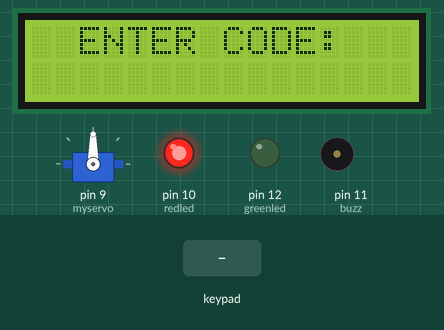
Recording of a sketch running on a simulated Arduino Uno, built with avr-gcc and run on an emulated ATmega328P. Parts: 16×2 character LCD, servo, output pins drawn as LEDs (lit = HIGH), buzzer (waves = sounding). The test bench sets the inputs (shaded band).

Above: at 1.2 s.
1.3 s: keypad keys 9 9 9 9 pressed 0.4 s apart
At 4.6 s:
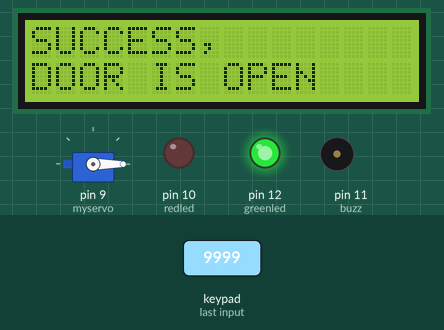
7.4 s: keypad keys 1 2 3 4 pressed 0.4 s apart
At 11.19 s:
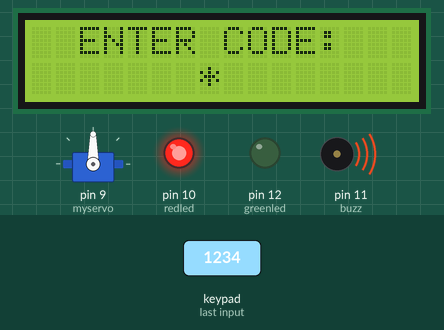
12.0 s: key '1' pressed
15.0 s: key '2' pressed
At 16.6 s:
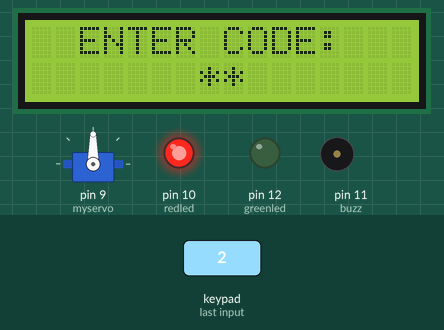
Timing chart, 0 to 17.8 s (numbered marks = the images above; inputs shaded):
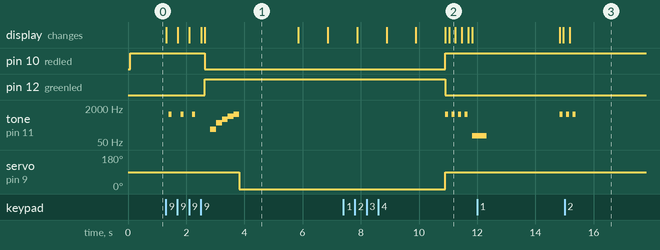

Measured:
- after the input at 1.3 s, pin 10 (redled): HIGH → LOW after 1.3 s; pin 12 (greenled): LOW → HIGH after 1.3 s
- after the input at 7.4 s, the display: first differs from a run without the input after 3.6 s (image 2)
- after the input at 15.0 s, the display: changes after 0.19 s (image 3)
- what the display in image 1 shows lasts 3.3 s, from 2.6 s to 5.9 s

The sketch:

sketch_nov3a.ino
```cpp
#include <Wire.h>
#include <LiquidCrystal_I2C.h>
#include <Keypad.h>
#include <Servo.h>

Servo myservo;

LiquidCrystal_I2C lcd(32, 16, 2);

const byte rows = 4;
const byte cols = 4;
char key[rows][cols] = {
  {'1', '2', '3', 'A'},
  {'4', '5', '6', 'B'},
  {'7', '8', '9', 'C'},
  {'*', '0', '#', 'D'},
};
byte rowPins[rows] = {1, 2, 3, 4};
byte colPins[cols] = {5, 6, 7, 8};
Keypad keypad = Keypad(makeKeymap(key), rowPins, colPins, rows, cols);

const char *password = "9999";
char enteredPassword[5];
int passwordIndex = 0;
int redled = 10;
int greenled = 12;
int buzz = 11; // Пин для пьезоэлемента

void setup() {
  lcd.init();
  lcd.backlight();
  displayScreen();
  pinMode(redled, OUTPUT);
  pinMode(greenled, OUTPUT);
  pinMode(buzz, OUTPUT); // Установка пина пьезоэлемента как выхода
  myservo.attach(9);
  digitalWrite(redled, HIGH);
}

void loop() {

  char key = keypad.getKey();
  if (key != NO_KEY) {

    handleKeyPress(key);
    tone(buzz, 1000, 100); // Звук при нажатии на клавиши
    delay(100); // Задержка между звуками, чтобы избежать множественных звуков за короткое время
  }
}

void handleKeyPress(char key) {
  lcd.setCursor(7 + passwordIndex, 1);
  lcd.print("*");
  delay(100);
  enteredPassword[passwordIndex] = key;
  passwordIndex++;

  if (passwordIndex == 4) {
    passwordIndex = 0;
    if (strcmp(enteredPassword, password) == 0) {
      unlockDoor();
    } else {
      incorrect();
    }
  }
}

void unlockDoor() {
  lcd.clear();
  lcd.print("SUCCESS,");
  lcd.setCursor(0, 1);
  lcd.print("DOOR IS OPEN");
  digitalWrite(redled, LOW);
  digitalWrite(greenled, HIGH);
  unlockBuzz();

  myservo.write(0);

  delay(2000);
  counterBeep();
  digitalWrite(greenled, LOW);
  digitalWrite(redled, HIGH);
  myservo.write(90);

  displayScreen();
}

void incorrect() {
  lcd.clear();
  lcd.print("ACCESS DENIED!");
  lcd.setCursor(0, 1);
  lcd.print("CODE INCORRECT");


  buzzAlert();
  delay(3000);

  displayScreen();
}

void unlockBuzz() {

  for (int i =0; i<6; i++){
    tone(buzz, 200*i, 200);
    delay(200);
  }


}

void counterBeep() {
  lcd.clear();
  lcd.print("DOOR CLOSES IN..");
  for (int i = 5; i > 0; i--) {
    lcd.setCursor(4, 1);
    lcd.print(i);
    lcd.setCursor(6, 1);
    lcd.print("seconds");
    delay(1000);
  }
}

void buzzAlert() {
  tone(buzz, 100, 500); // Звуковой сигнал при ошибке ввода пароля
}

void displayScreen() {
  lcd.clear();
  lcd.setCursor(2, 0);
  lcd.print("ENTER CODE:");

}
```
